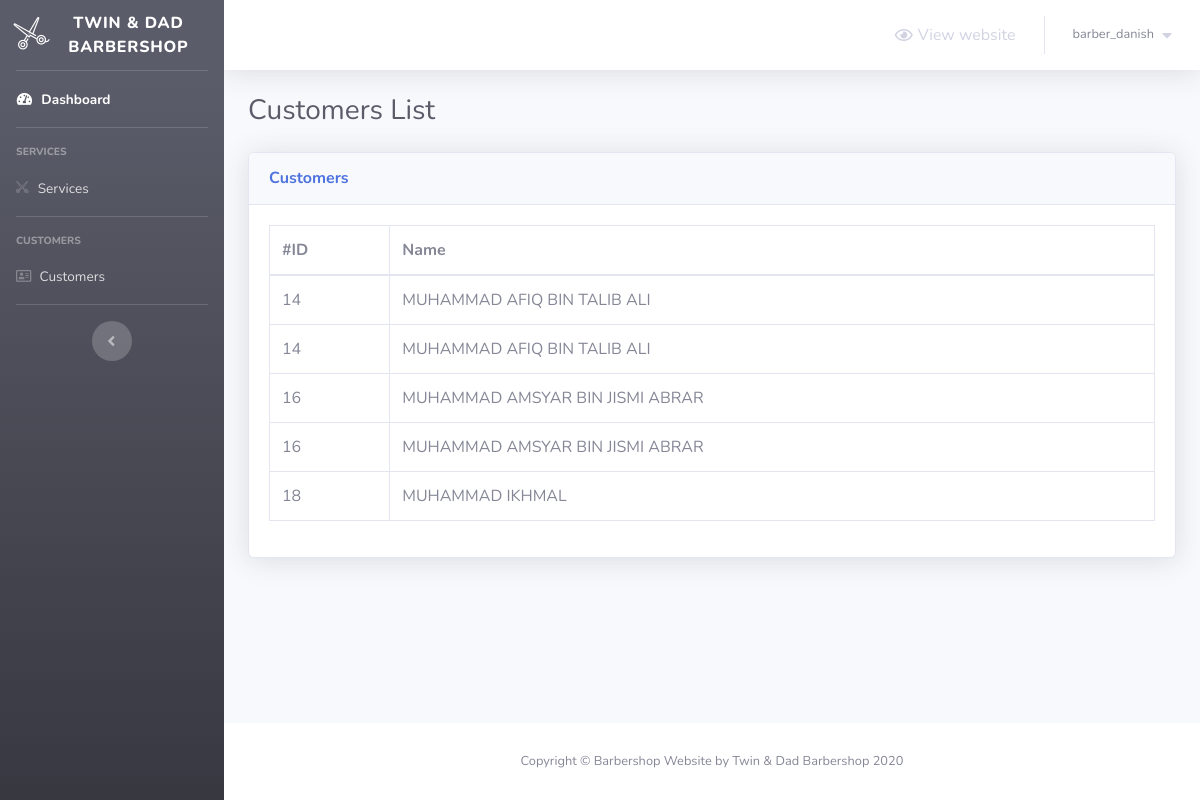
Page /barber/customers.php (signed in) on the committed database.
### tables this page shows
CREATE TABLE `users` (
  `user_id` int(11) NOT NULL,
  `name` varchar(255) NOT NULL,
  `email` varchar(255) NOT NULL,
  `phonenum` varchar(255) NOT NULL,
  `username` varchar(255) NOT NULL,
  `password` varchar(255) NOT NULL
);

### barber/customers.php (the view, shortened to what this page needs)
<?php
    include 'Includes/functions/functions.php';
    include 'Includes/templates/header.php';
    if(isset($_SESSION['username_barber']) && isset($_SESSION['password_barber']))
    {
?>
        <div class="container-fluid">
            <div class="d-sm-flex align-items-center justify-content-between mb-4">
                <h1 class="h3 mb-0 text-gray-800">Customers List</h1>
            </div>
            <div class="card shadow mb-4">
                <div class="card-header py-3">
                    <h6 class="m-0 font-weight-bold text-primary">Customers</h6>
                </div>
                <div class="card-body">
                    <div class="table-responsive">
                        <table class="table table-bordered">
                            <thead>
                                <tr>
                                    <th scope="col">#ID</th>
                                    <th scope="col">Name</th>
                                </tr>
                            </thead>
                            <tbody>
                                <?php
                					$barber = $_SESSION['barber_id'];
                                    $sql = "SELECT u.*
                                    FROM users u
                                    JOIN bookings b
                                    ON u.user_id = b.user_id
                                    WHERE b.barber_id = '$barber'";
                                    $result = mysqli_query($conn, $sql);
                                    $rows = mysqli_fetch_all($result, MYSQLI_ASSOC);
                                    foreach($rows as $customer)
                                    {
                                        echo "<tr>";
                                            echo "<td>";
                                                echo $customer['user_id'];
                                            echo "</td>";
                                            echo "<td>";
                                                echo $customer['name'];
                                            echo "</td>";
                                        echo "</tr>";
                                    }
                                ?>
                            </tbody>
                        </table>
                    </div>
                </div>
            </div>
        </div>
<?php
        include 'Includes/templates/footer.php';
    }
    else
    {
        header('Location: login.php');
        exit();
    }
?>

### rows in the picture
users: user_id "14", name "MUHAMMAD AFIQ BIN TALIB ALI"
users: user_id "16", name "MUHAMMAD AMSYAR BIN JISMI ABRAR"
users: user_id "18", name "MUHAMMAD IKHMAL"

### other values in the picture
$_SESSION['username_barber'] "barber_danish"
